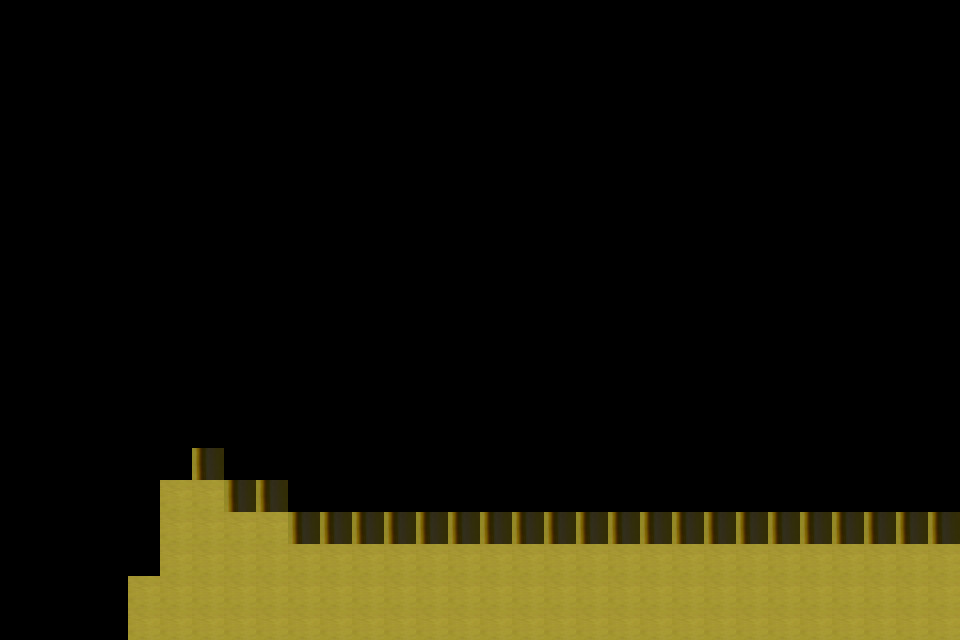

The image is a tile-based game level rendered from a .tmx file. Its description and complete source (layers, tilesets, objects, tile grids) follow:
An orthogonal 30x20 tile map with 32x32 px tiles, 1 tile layer (Capa de patrones 1).

<map version="1.10" tiledversion="1.10.2" orientation="orthogonal" renderorder="right-down" width="30" height="20" tilewidth="32" tileheight="32" infinite="0" nextlayerid="2" nextobjectid="1">
 <tileset firstgid="1" source="backroom.tsx" />
 <layer id="1" name="Capa de patrones 1" width="30" height="20">
  <data encoding="csv">
0,0,0,0,0,0,0,0,0,0,0,0,0,0,0,0,0,0,0,0,0,0,0,0,0,0,0,0,0,0,
0,0,0,0,0,0,0,0,0,0,0,0,0,0,0,0,0,0,0,0,0,0,0,0,0,0,0,0,0,0,
0,0,0,0,0,0,0,0,0,0,0,0,0,0,0,0,0,0,0,0,0,0,0,0,0,0,0,0,0,0,
0,0,0,0,0,0,0,0,0,0,0,0,0,0,0,0,0,0,0,0,0,0,0,0,0,0,0,0,0,0,
0,0,0,0,0,0,0,0,0,0,0,0,0,0,0,0,0,0,0,0,0,0,0,0,0,0,0,0,0,0,
0,0,0,0,0,0,0,0,0,0,0,0,0,0,0,0,0,0,0,0,0,0,0,0,0,0,0,0,0,0,
0,0,0,0,0,0,0,0,0,0,0,0,0,0,0,0,0,0,0,0,0,0,0,0,0,0,0,0,0,0,
0,0,0,0,0,0,0,0,0,0,0,0,0,0,0,0,0,0,0,0,0,0,0,0,0,0,0,0,0,0,
0,0,0,0,0,0,0,0,0,0,0,0,0,0,0,0,0,0,0,0,0,0,0,0,0,0,0,0,0,0,
0,0,0,0,0,0,0,0,0,0,0,0,0,0,0,0,0,0,0,0,0,0,0,0,0,0,0,0,0,0,
0,0,0,0,0,0,0,0,0,0,0,0,0,0,0,0,0,0,0,0,0,0,0,0,0,0,0,0,0,0,
0,0,0,0,0,0,0,0,0,0,0,0,0,0,0,0,0,0,0,0,0,0,0,0,0,0,0,0,0,0,
0,0,0,0,0,0,0,0,0,0,0,0,0,0,0,0,0,0,0,0,0,0,0,0,0,0,0,0,0,0,
0,0,0,0,0,0,0,0,0,0,0,0,0,0,0,0,0,0,0,0,0,0,0,0,0,0,0,0,0,0,
0,0,0,0,0,0,799,0,0,0,0,0,0,0,0,0,0,0,0,0,0,0,0,0,0,0,0,0,0,0,
0,0,0,0,0,1146,1146,799,799,0,0,0,0,0,0,0,0,0,0,0,0,0,0,0,0,0,0,0,0,0,
0,0,0,0,0,1146,1146,1146,1146,799,799,799,799,799,799,799,799,799,799,799,799,799,799,799,799,799,799,799,799,799,
0,0,0,0,0,1146,1146,1146,1146,1146,1146,1146,1146,1146,1146,1146,1146,1146,1146,1146,1146,1146,1146,1146,1146,1146,1146,1146,1146,1146,
0,0,0,0,1146,1146,1146,1146,1146,1146,1146,1146,1146,1146,1146,1146,1146,1146,1146,1146,1146,1146,1146,1146,1146,1146,1146,1146,1146,1146,
0,0,0,0,1146,1146,1146,1146,1146,1146,1146,1146,1146,1146,1146,1146,1146,1146,1146,1146,1146,1146,1146,1146,1146,1146,1146,1146,1146,1146
</data>
 </layer>
</map>
